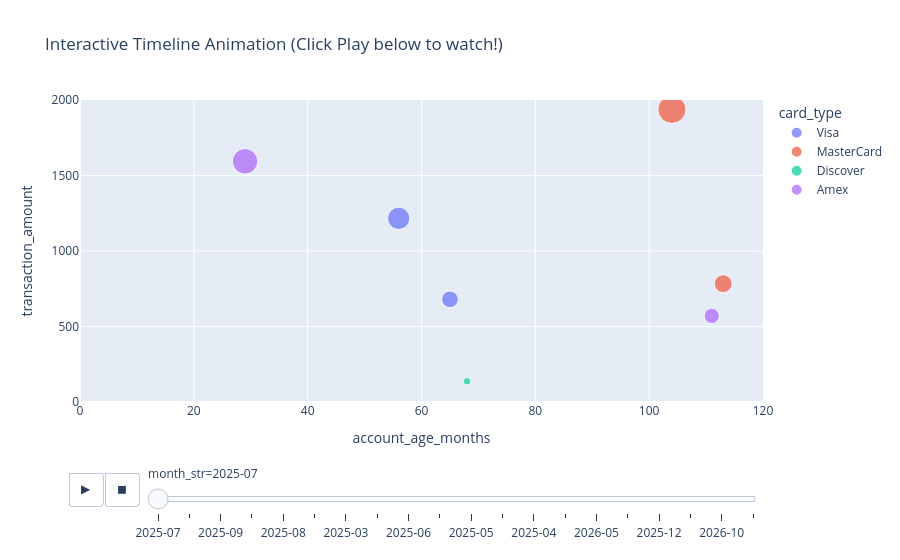

The notebook cell this image was saved under:
### Markdown cell above
## 🔹 Animated Timeline Slider: `animation_frame`

### 1. What is this?
`animation_frame` adds an interactive timeline play/pause slider at the bottom of the chart.

### 2. Why do we use it?
Show how trends, customer growth, or revenue changes month-by-month over time dynamically.

### 3. Syntax & Parameters
```python
fig = px.scatter(df, x='age', y='amount', animation_frame='month_col')
```

### Code cell
sample_anim = df.head(150).copy()
sample_anim['month_str'] = sample_anim['transaction_date'].dt.strftime('%Y-%m')

fig = px.scatter(
    sample_anim, 
    x='account_age_months', 
    y='transaction_amount', 
    animation_frame='month_str', 
    color='card_type', 
    size='transaction_amount', 
    range_x=[0, 120], 
    range_y=[0, 2000], 
    title='Interactive Timeline Animation (Click Play below to watch!)'
)
fig.show()

### Figure 1 — Plotly figure (JSON) as saved in the notebook; plotly's stock layout.template omitted (floating-point values rounded to 4 significant figures)
{"data": [{"hovertemplate": "card_type=Visa<br>month_str=2025-07<br>account_age_months=%{x}<br>transaction_amount=%{marker.size}<extra></extra>", "legendgroup": "Visa", "marker": {"color": "#636efa", "size": [1216.0, 679.9], "sizemode": "area", "sizeref": 4.898, "symbol": "circle"}, "mode": "markers", "name": "Visa", "orientation": "v", "showlegend": true, "x": [56, 65], "xaxis": "x", "y": [1216.0, 679.9], "yaxis": "y", "type": "scatter"}, {"hovertemplate": "card_type=MasterCard<br>month_str=2025-07<br>account_age_months=%{x}<br>transaction_amount=%{marker.size}<extra></extra>", "legendgroup": "MasterCard", "marker": {"color": "#EF553B", "size": [783.5, 1938.0], "sizemode": "area", "sizeref": 4.898, "symbol": "circle"}, "mode": "markers", "name": "MasterCard", "orientation": "v", "showlegend": true, "x": [113, 104], "xaxis": "x", "y": [783.5, 1938.0], "yaxis": "y", "type": "scatter"}, {"hovertemplate": "card_type=Discover<br>month_str=2025-07<br>account_age_months=%{x}<br>transaction_amount=%{marker.size}<extra></extra>", "legendgroup": "Discover", "marker": {"color": "#00cc96", "size": [136.7], "sizemode": "area", "sizeref": 4.898, "symbol": "circle"}, "mode": "markers", "name": "Discover", "orientation": "v", "showlegend": true, "x": [68], "xaxis": "x", "y": [136.7], "yaxis": "y", "type": "scatter"}, {"hovertemplate": "card_type=Amex<br>month_str=2025-07<br>account_age_months=%{x}<br>transaction_amount=%{marker.size}<extra></extra>", "legendgroup": "Amex", "marker": {"color": "#ab63fa", "size": [1594.0, 570.0], "sizemode": "area", "sizeref": 4.898, "symbol": "circle"}, "mode": "markers", "name": "Amex", "orientation": "v", "showlegend": true, "x": [29, 111], "xaxis": "x", "y": [1594.0, 570.0], "yaxis": "y", "type": "scatter"}], "layout": {"xaxis": {"anchor": "y", "domain": [0.0, 1.0], "title": {"text": "account_age_months"}, "range": [0, 120]}, "yaxis": {"anchor": "x", "domain": [0.0, 1.0], "title": {"text": "transaction_amount"}, "range": [0, 2000]}, "legend": {"title": {"text": "card_type"}, "tracegroupgap": 0, "itemsizing": "constant"}, "title": {"text": "Interactive Timeline Animation (Click Play below to watch!)"}, "updatemenus": [{"buttons": [{"args": [null, {"frame": {"duration": 500, "redraw": false}, "mode": "immediate", "fromcurrent": true, "transition": {"duration": 500, "easing": "linear"}}], "label": "&#9654;", "method": "animate"}, {"args": [[null], {"frame": {"duration": 0, "redraw": false}, "mode": "immediate", "fromcurrent": true, "transition": {"duration": 0, "easing": "linear"}}], "label": "&#9724;", "method": "animate"}], "direction": "left", "pad": {"r": 10, "t": 70}, "showactive": false, "type": "buttons", "x": 0.1, "xanchor": "right", "y": 0, "yanchor": "top"}], "sliders": [{"active": 0, "currentvalue": {"prefix": "month_str="}, "len": 0.9, "pad": {"b": 10, "t": 60}, "steps": [{"args": [["2025-07"], {"frame": {"duration": 0, "redraw": false}, "mode": "immediate", "fromcurrent": true, "transition": {"duration": 0, "easing": "linear"}}], "label": "2025-07", "method": "animate"}, {"args": [["2025-10"], {"frame": {"duration": 0, "redraw": false}, "mode": "immediate", "fromcurrent": true, "transition": {"duration": 0, "easing": "linear"}}], "label": "2025-10", "method": "animate"}, {"args": [["2025-09"], {"frame": {"duration": 0, "redraw": false}, "mode": "immediate", "fromcurrent": true, "transition": {"duration": 0, "easing": "linear"}}], "label": "2025-09", "method": "animate"}, {"args": [["2026-04"], {"frame": {"duration": 0, "redraw": false}, "mode": "immediate", "fromcurrent": true, "transition": {"duration": 0, "easing": "linear"}}], "label": "2026-04", "method": "animate"}, {"args": [["2025-08"], {"frame": {"duration": 0, "redraw": false}, "mode": "immediate", "fromcurrent": true, "transition": {"duration": 0, "easing": "linear"}}], "label": "2025-08", "method": "animate"}, {"args": [["2026-06"], {"frame": {"duration": 0, "redraw": false}, "mode": "immediate", "fromcurrent": true, "transition": {"duration": 0, "easing": "linear"}}], "label": "2026-06", "method": "animate"}, {"args": [["2025-03"], {"frame": {"duration": 0, "redraw": false}, "mode": "immediate", "fromcurrent": true, "transition": {"duration": 0, "easing": "linear"}}], "label": "2025-03", "method": "animate"}, {"args": [["2025-01"], {"frame": {"duration": 0, "redraw": false}, "mode": "immediate", "fromcurrent": true, "transition": {"duration": 0, "easing": "linear"}}], "label": "2025-01", "method": "animate"}, {"args": [["2025-06"], {"frame": {"duration": 0, "redraw": false}, "mode": "immediate", "fromcurrent": true, "transition": {"duration": 0, "easing": "linear"}}], "label": "2025-06", "method": "animate"}, {"args": [["2026-03"], {"frame": {"duration": 0, "redraw": false}, "mode": "immediate", "fromcurrent": true, "transition": {"duration": 0, "easing": "linear"}}], "label": "2026-03", "method": "animate"}, {"args": [["2025-05"], {"frame": {"duration": 0, "redraw": false}, "mode": "immediate", "fromcurrent": true, "transition": {"duration": 0, "easing": "linear"}}], "label": "2025-05", "method": "animate"}, {"args": [["2026-01"], {"frame": {"duration": 0, "redraw": false}, "mode": "immediate", "fromcurrent": true, "transition": {"duration": 0, "easing": "linear"}}], "label": "2026-01", "method": "animate"}, {"args": [["2025-04"], {"frame": {"duration": 0, "redraw": false}, "mode": "immediate", "fromcurrent": true, "transition": {"duration": 0, "easing": "linear"}}], "label": "2025-04", "method": "animate"}, {"args": [["2025-11"], {"frame": {"duration": 0, "redraw": false}, "mode": "immediate", "fromcurrent": true, "transition": {"duration": 0, "easing": "linear"}}], "label": "2025-11", "method": "animate"}, {"args": [["2026-05"], {"frame": {"duration": 0, "redraw": false}, "mode": "immediate", "fromcurrent": true, "transition": {"duration": 0, "easing": "linear"}}], "label": "2026-05", "method": "animate"}, {"args": [["2026-02"], {"frame": {"duration": 0, "redraw": false}, "mode": "immediate", "fromcurrent": true, "transition": {"duration": 0, "easing": "linear"}}], "label": "2026-02", "method": "animate"}, {"args": [["2025-12"], {"frame": {"duration": 0, "redraw": false}, "mode": "immediate", "fromcurrent": true, "transition": {"duration": 0, "easing": "linear"}}], "label": "2025-12", "method": "animate"}, {"args": [["2025-02"], {"frame": {"duration": 0, "redraw": false}, "mode": "immediate", "fromcurrent": true, "transition": {"duration": 0, "easing": "linear"}}], "label": "2025-02", "method": "animate"}, {"args": [["2026-10"], {"frame": {"duration": 0, "redraw": false}, "mode": "immediate", "fromcurrent": true, "transition": {"duration": 0, "easing": "linear"}}], "label": "2026-10", "method": "animate"}, {"args": [["2026-12"], {"frame": {"duration": 0, "redraw": false}, "mode": "immediate", "fromcurrent": true, "transition": {"duration": 0, "easing": "linear"}}], "label": "2026-12", "method": "animate"}], "x": 0.1, "xanchor": "left", "y": 0, "yanchor": "top"}]}}
